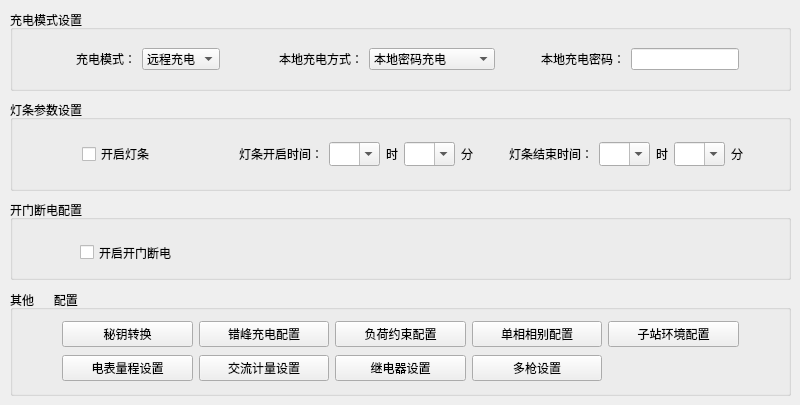
    <widget class="QWidget" name="secondSettingTab">
     <attribute name="title">
      <string>配置选项二</string>
     </attribute>
     <widget class="QGroupBox" name="chargeModelGroupBox">
      <property name="geometry">
       <rect>
        <x>10</x>
        <y>10</y>
        <width>781</width>
        <height>81</height>
       </rect>
      </property>
      <property name="title">
       <string>充电模式设置</string>
      </property>
      <layout class="QGridLayout" name="gridLayout_17">
       <item row="0" column="3">
        <spacer name="horizontalSpacer_5">
         <property name="orientation">
          <enum>Qt::Horizontal</enum>
         </property>
         <property name="sizeHint" stdset="0">
          <size>
           <width>40</width>
           <height>20</height>
          </size>
         </property>
        </spacer>
       </item>
       <item row="0" column="0">
        <spacer name="horizontalSpacer_6">
         <property name="orientation">
          <enum>Qt::Horizontal</enum>
         </property>
         <property name="sizeHint" stdset="0">
          <size>
           <width>40</width>
           <height>20</height>
          </size>
         </property>
        </spacer>
       </item>
       <item row="0" column="6">
        <spacer name="horizontalSpacer_7">
         <property name="orientation">
          <enum>Qt::Horizontal</enum>
         </property>
         <property name="sizeType">
          <enum>QSizePolicy::Maximum</enum>
         </property>
         <property name="sizeHint" stdset="0">
          <size>
           <width>40</width>
           <height>20</height>
          </size>
         </property>
        </spacer>
       </item>
       <item row="0" column="8">
        <widget class="QLineEdit" name="localChargePasswordLineEdit"/>
       </item>
       <item row="0" column="4">
        <widget class="QLabel" name="label_39">
         <property name="text">
          <string>本地充电方式：</string>
         </property>
        </widget>
       </item>
       <item row="0" column="7">
        <widget class="QLabel" name="label_47">
         <property name="text">
          <string>本地充电密码：</string>
         </property>
        </widget>
       </item>
       <item row="0" column="1">
        <widget class="QLabel" name="label_12">
         <property name="text">
          <string>充电模式：</string>
         </property>
        </widget>
       </item>
       <item row="0" column="5">
        <widget class="QComboBox" name="localChargeTypeComboBox">
         <property name="currentIndex">
          <number>0</number>
         </property>
         <property name="sizeAdjustPolicy">
          <enum>QComboBox::AdjustToContentsOnFirstShow</enum>
         </property>
         <item>
          <property name="text">
           <string>本地密码充电</string>
          </property>
         </item>
         <item>
          <property name="text">
           <string>本地界面按钮充电</string>
          </property>
         </item>
        </widget>
       </item>
       <item row="0" column="2">
        <widget class="QComboBox" name="chargeTypeComboBox">
         <property name="currentIndex">
          <number>0</number>
         </property>
         <property name="sizeAdjustPolicy">
          <enum>QComboBox::AdjustToContentsOnFirstShow</enum>
         </property>
         <item>
          <property name="text">
           <string>远程充电</string>
          </property>
         </item>
         <item>
          <property name="text">
           <string>本地充电</string>
          </property>
         </item>
        </widget>
       </item>
       <item row="0" column="9">
        <spacer name="horizontalSpacer_11">
         <property name="orientation">
          <enum>Qt::Horizontal</enum>
         </property>
         <property name="sizeType">
          <enum>QSizePolicy::Minimum</enum>
         </property>
         <property name="sizeHint" stdset="0">
          <size>
           <width>40</width>
           <height>20</height>
          </size>
         </property>
        </spacer>
       </item>
      </layout>
     </widget>
     <widget class="QGroupBox" name="lightGroupBox">
      <property name="geometry">
       <rect>
        <x>10</x>
        <y>100</y>
        <width>781</width>
        <height>91</height>
       </rect>
      </property>
      <property name="title">
       <string>灯条参数设置</string>
      </property>
      <layout class="QGridLayout" name="gridLayout_19">
       <item row="0" column="6">
        <spacer name="horizontalSpacer_15">
         <property name="orientation">
          <enum>Qt::Horizontal</enum>
         </property>
         <property name="sizeType">
          <enum>QSizePolicy::Minimum</enum>
         </property>
         <property name="sizeHint" stdset="0">
          <size>
           <width>10</width>
           <height>20</height>
          </size>
         </property>
        </spacer>
       </item>
       <item row="0" column="2">
        <spacer name="horizontalSpacer_9">
         <property name="orientation">
          <enum>Qt::Horizontal</enum>
         </property>
         <property name="sizeType">
          <enum>QSizePolicy::Minimum</enum>
         </property>
         <property name="sizeHint" stdset="0">
          <size>
           <width>78</width>
           <height>20</height>
          </size>
         </property>
        </spacer>
       </item>
       <item row="0" column="5">
        <layout class="QGridLayout" name="gridLayout_18">
         <item row="0" column="2">
          <widget class="QLabel" name="label_55">
           <property name="text">
            <string>时</string>
           </property>
          </widget>
         </item>
         <item row="0" column="3">
          <widget class="QComboBox" name="lightCloseMinuteComboBox">
           <property name="maximumSize">
            <size>
             <width>51</width>
             <height>27</height>
            </size>
           </property>
           <property name="editable">
            <bool>true</bool>
           </property>
           <property name="sizeAdjustPolicy">
            <enum>QComboBox::AdjustToContentsOnFirstShow</enum>
           </property>
          </widget>
         </item>
         <item row="0" column="4">
          <widget class="QLabel" name="label_56">
           <property name="text">
            <string>分</string>
           </property>
          </widget>
         </item>
         <item row="0" column="0">
          <widget class="QLabel" name="label_54">
           <property name="text">
            <string>灯条结束时间：</string>
           </property>
          </widget>
         </item>
         <item row="0" column="1">
          <widget class="QComboBox" name="lightCloseHourComboBox">
           <property name="maximumSize">
            <size>
             <width>51</width>
             <height>27</height>
            </size>
           </property>
           <property name="editable">
            <bool>true</bool>
           </property>
           <property name="maxVisibleItems">
            <number>24</number>
           </property>
           <property name="sizeAdjustPolicy">
            <enum>QComboBox::AdjustToContentsOnFirstShow</enum>
           </property>
          </widget>
         </item>
         <item row="0" column="5">
          <spacer name="horizontalSpacer_12">
           <property name="orientation">
            <enum>Qt::Horizontal</enum>
           </property>
           <property name="sizeType">
            <enum>QSizePolicy::Ignored</enum>
           </property>
           <property name="sizeHint" stdset="0">
            <size>
             <width>40</width>
             <height>20</height>
            </size>
           </property>
          </spacer>
         </item>
        </layout>
       </item>
       <item row="0" column="4">
        <spacer name="horizontalSpacer_8">
         <property name="orientation">
          <enum>Qt::Horizontal</enum>
         </property>
         <property name="sizeType">
          <enum>QSizePolicy::MinimumExpanding</enum>
         </property>
         <property name="sizeHint" stdset="0">
          <size>
           <width>30</width>
           <height>20</height>
          </size>
         </property>
        </spacer>
       </item>
       <item row="0" column="0">
        <spacer name="horizontalSpacer_10">
         <property name="orientation">
          <enum>Qt::Horizontal</enum>
         </property>
         <property name="sizeType">
          <enum>QSizePolicy::Fixed</enum>
         </property>
         <property name="sizeHint" stdset="0">
          <size>
           <width>60</width>
           <height>20</height>
          </size>
         </property>
        </spacer>
       </item>
       <item row="0" column="1">
        <widget class="QCheckBox" name="lightOpenCheckBox">
         <property name="text">
          <string>开启灯条</string>
         </property>
        </widget>
       </item>
       <item row="0" column="3">
        <layout class="QHBoxLayout" name="horizontalLayout_22">
         <item>
          <widget class="QLabel" name="label_48">
           <property name="text">
            <string>灯条开启时间：</string>
           </property>
          </widget>
         </item>
         <item>
          <widget class="QComboBox" name="lightOpenHourComboBox">
           <property name="maximumSize">
            <size>
             <width>51</width>
             <height>27</height>
            </size>
           </property>
           <property name="editable">
            <bool>true</bool>
           </property>
           <property name="maxVisibleItems">
            <number>24</number>
           </property>
           <property name="sizeAdjustPolicy">
            <enum>QComboBox::AdjustToContentsOnFirstShow</enum>
           </property>
          </widget>
         </item>
         <item>
          <widget class="QLabel" name="label_50">
           <property name="text">
            <string>时</string>
           </property>
          </widget>
         </item>
         <item>
          <widget class="QComboBox" name="lightOpenMinuteComboBox">
           <property name="maximumSize">
            <size>
             <width>51</width>
             <height>27</height>
            </size>
           </property>
           <property name="editable">
            <bool>true</bool>
           </property>
           <property name="sizeAdjustPolicy">
            <enum>QComboBox::AdjustToContentsOnFirstShow</enum>
           </property>
          </widget>
         </item>
         <item>
          <widget class="QLabel" name="label_51">
           <property name="text">
            <string>分</string>
           </property>
          </widget>
         </item>
        </layout>
       </item>
      </layout>
     </widget>
     <widget class="QGroupBox" name="otherGroupBox">
      <property name="geometry">
       <rect>
        <x>10</x>
        <y>290</y>
        <width>781</width>
        <height>106</height>
       </rect>
      </property>
      <property name="title">
       <string>其他      配置</string>
      </property>
      <layout class="QGridLayout" name="gridLayout_20">
       <item row="1" column="1">
        <widget class="QPushButton" name="ammeterRangeSetPushButton">
         <property name="text">
          <string>电表量程设置</string>
         </property>
        </widget>
       </item>
       <item row="0" column="1">
        <widget class="QPushButton" name="keyTranslatePushButton">
         <property name="text">
          <string>秘钥转换</string>
         </property>
        </widget>
       </item>
       <item row="0" column="3">
        <widget class="QPushButton" name="fhysPushButton">
         <property name="text">
          <string>负荷约束配置</string>
         </property>
        </widget>
       </item>
       <item row="1" column="2">
        <widget class="QPushButton" name="acMeterSettingPushButton">
         <property name="text">
          <string>交流计量设置</string>
         </property>
        </widget>
       </item>
       <item row="0" column="6">
        <spacer name="horizontalSpacer_14">
         <property name="orientation">
          <enum>Qt::Horizontal</enum>
         </property>
         <property name="sizeType">
          <enum>QSizePolicy::Maximum</enum>
         </property>
         <property name="sizeHint" stdset="0">
          <size>
           <width>40</width>
           <height>20</height>
          </size>
         </property>
        </spacer>
       </item>
       <item row="1" column="4">
        <widget class="QPushButton" name="multiGunPushButton">
         <property name="text">
          <string>多枪设置</string>
         </property>
        </widget>
       </item>
       <item row="0" column="0">
        <spacer name="horizontalSpacer_13">
         <property name="orientation">
          <enum>Qt::Horizontal</enum>
         </property>
         <property name="sizeType">
          <enum>QSizePolicy::Maximum</enum>
         </property>
         <property name="sizeHint" stdset="0">
          <size>
           <width>40</width>
           <height>20</height>
          </size>
         </property>
        </spacer>
       </item>
       <item row="0" column="5">
        <widget class="QPushButton" name="environmentPushButton">
         <property name="text">
          <string>子站环境配置</string>
         </property>
        </widget>
       </item>
       <item row="0" column="2">
        <widget class="QPushButton" name="cfcdPushButton">
         <property name="text">
          <string>错峰充电配置</string>
         </property>
        </widget>
       </item>
       <item row="0" column="4">
        <widget class="QPushButton" name="phasePushButton">
         <property name="text">
          <string>单相相别配置</string>
         </property>
        </widget>
       </item>
       <item row="1" column="3">
        <widget class="QPushButton" name="relaySettingPushButton">
         <property name="text">
          <string>继电器设置</string>
         </property>
        </widget>
       </item>
      </layout>
     </widget>
     <widget class="QGroupBox" name="openDoorGroupBox">
      <property name="geometry">
       <rect>
        <x>10</x>
        <y>200</y>
        <width>781</width>
        <height>80</height>
       </rect>
      </property>
      <property name="title">
       <string>开门断电配置</string>
      </property>
      <widget class="QCheckBox" name="outageByDoorCheckBox">
       <property name="geometry">
        <rect>
         <x>70</x>
         <y>40</y>
         <width>101</width>
         <height>25</height>
        </rect>
       </property>
       <property name="text">
        <string>开启开门断电</string>
       </property>
      </widget>
     </widget>
    </widget>
